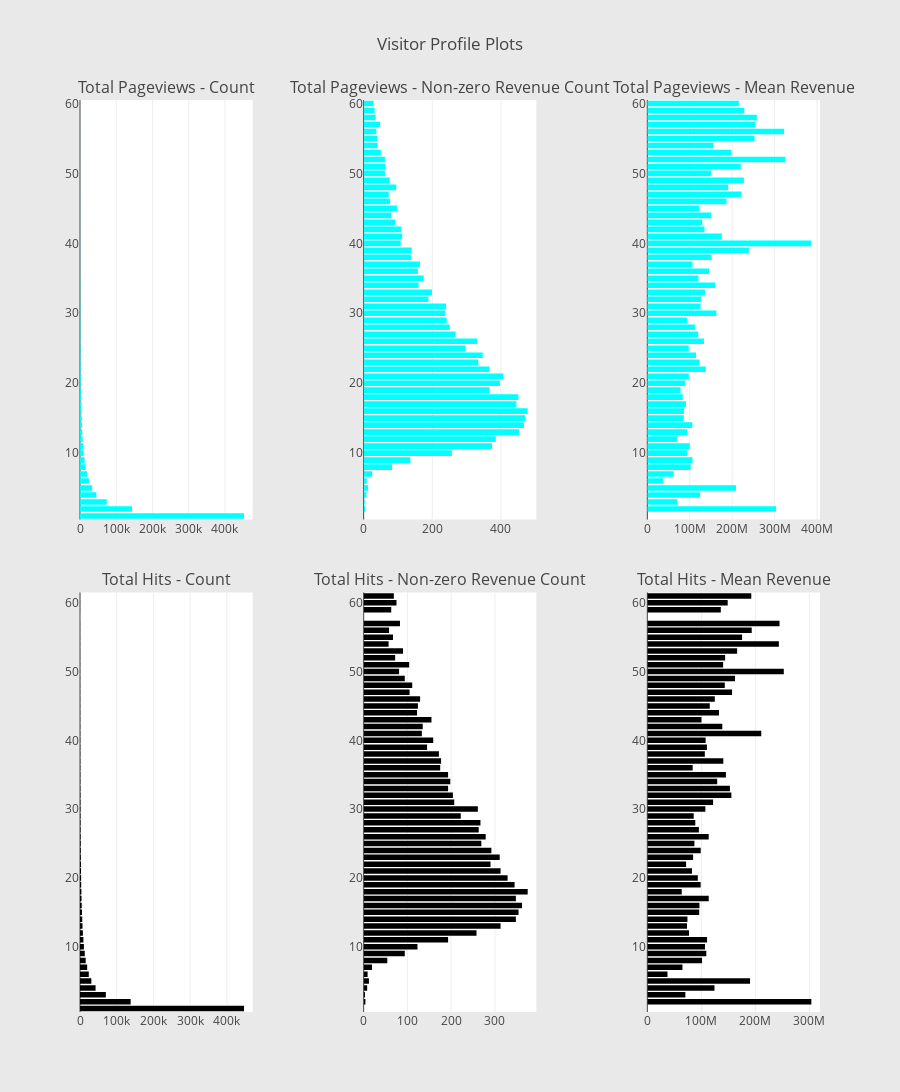

Notebook source saved alongside this figure:
### Markdown cell above
Inferences:
* In the traffic source plot, though Youtube has high number of counts in the dataset, the number of non-zero revenue counts are very less. 
* Google plex has a high ratio of non-zero revenue count to total count in the traffic source plot. 
* On the traffic source medium, "referral" has more number of non-zero revenue count compared to "organic" medium.

**Visitor Profile:**

Now let us look at the visitor profile variables like number of pageviews by the visitor, number of hits by the visitor and see how they look.

### Code cell
# Page views
cnt_srs = train_df.groupby('totals.pageviews')['totals.transactionRevenue'].agg(['size', 'count', 'mean'])
cnt_srs.columns = ["count", "count of non-zero revenue", "mean"]
cnt_srs = cnt_srs.sort_values(by="count", ascending=False)
trace1 = horizontal_bar_chart(cnt_srs["count"].head(60), 'cyan')
trace2 = horizontal_bar_chart(cnt_srs["count of non-zero revenue"].head(60), 'cyan')
trace5 = horizontal_bar_chart(cnt_srs["mean"].head(60), 'cyan')

# Hits
cnt_srs = train_df.groupby('totals.hits')['totals.transactionRevenue'].agg(['size', 'count', 'mean'])
cnt_srs.columns = ["count", "count of non-zero revenue", 'mean']
cnt_srs = cnt_srs.sort_values(by="count", ascending=False)
trace3 = horizontal_bar_chart(cnt_srs["count"].head(60), 'black')
trace4 = horizontal_bar_chart(cnt_srs["count of non-zero revenue"].head(60), 'black')
trace6 = horizontal_bar_chart(cnt_srs["mean"].head(60), 'black')

# Creating two subplots
fig = tools.make_subplots(rows=2, cols=3, vertical_spacing=0.08, horizontal_spacing=0.15, 
                          subplot_titles=["Total Pageviews - Count", "Total Pageviews - Non-zero Revenue Count", "Total Pageviews - Mean Revenue",
                                          "Total Hits - Count",  "Total Hits - Non-zero Revenue Count", "Total Hits - Mean Revenue"])

fig.append_trace(trace1, 1, 1)
fig.append_trace(trace2, 1, 2)
fig.append_trace(trace5, 1, 3)
fig.append_trace(trace3, 2, 1)
fig.append_trace(trace4, 2, 2)
fig.append_trace(trace6, 2, 3)

fig['layout'].update(height=1200, width=900, paper_bgcolor='rgb(233,233,233)', title="Visitor Profile Plots")
py.iplot(fig, filename='visitor-profile-plots')

### Figure 1 — Plotly figure (JSON) as saved in the notebook; plotly's stock layout.template omitted (floating-point values rounded to 4 significant figures)
{"data": [{"marker": {"color": "cyan"}, "orientation": "h", "showlegend": false, "type": "bar", "uid": "b88a8928-bab1-11e8-b6a9-784f438300a6", "x": [84, 88, 94, 112, 114, 124, 134, 135, 162, 168, 184, 192, 222, 225, 240, 242, 265, 268, 298, 338, 355, 388, 410, 453, 509, 535, 567, 674, 704, 847, 873, 875, 1091, 1143, 1318, 1413, 1567, 1722, 1949, 2211, 2409, 2682, 3150, 3511, 4010, 4720, 5291, 6197, 7097, 8671, 10104, 12585, 15272, 19476, 24688, 33411, 45192, 73835, 143770, 452522], "xaxis": "x", "y": ["60", "59", "58", "56", "57", "55", "54", "53", "50", "52", "51", "49", "48", "47", "46", "44", "43", "45", "42", "41", "40", "39", "38", "37", "36", "35", "34", "33", "32", "31", "30", "29", "28", "27", "26", "25", "24", "23", "22", "21", "20", "19", "18", "17", "16", "15", "14", "13", "12", "11", "10", "9", "8", "7", "6", "5", "4", "3", "2", "1"], "yaxis": "y"}, {"marker": {"color": "cyan"}, "orientation": "h", "showlegend": false, "type": "bar", "uid": "b88b1a46-bab1-11e8-99ac-784f438300a6", "x": [29, 32, 35, 37, 48, 39, 41, 50, 62, 62, 63, 76, 95, 73, 77, 81, 92, 97, 109, 112, 108, 140, 139, 164, 158, 175, 160, 199, 189, 240, 238, 242, 251, 268, 331, 297, 347, 334, 367, 407, 397, 367, 451, 445, 478, 471, 467, 453, 385, 374, 257, 136, 83, 25, 9, 13, 8, 3, 4, 0], "xaxis": "x2", "y": ["60", "59", "58", "56", "57", "55", "54", "53", "50", "52", "51", "49", "48", "47", "46", "44", "43", "45", "42", "41", "40", "39", "38", "37", "36", "35", "34", "33", "32", "31", "30", "29", "28", "27", "26", "25", "24", "23", "22", "21", "20", "19", "18", "17", "16", "15", "14", "13", "12", "11", "10", "9", "8", "7", "6", "5", "4", "3", "2", "1"], "yaxis": "y2"}, {"marker": {"color": "cyan"}, "orientation": "h", "showlegend": false, "type": "bar", "uid": "b88b9e6c-bab1-11e8-ad3b-784f438300a6", "x": [215500000.0, 228677500, 258122000, 322500000.0, 254400000.0, 252400000.0, 156200000.0, 197964400, 150000000.0, 325100000.0, 220300000.0, 227600000.0, 190800000.0, 221600000.0, 186800000.0, 150700000.0, 129300000.0, 122500000.0, 134800000.0, 175600000.0, 386700000.0, 239388500, 151500000.0, 106300000.0, 145900000.0, 120400000.0, 160200000.0, 135800000.0, 126600000.0, 125500000.0, 162800000.0, 93470000.0, 112300000.0, 120000000.0, 133400000.0, 97610000.0, 114700000.0, 122900000.0, 137800000.0, 97860000.0, 89530000.0, 78330000.0, 83450000.0, 91030000.0, 86660000.0, 85830000.0, 106100000.0, 94120000.0, 69840000.0, 100200000.0, 93480000.0, 106500000.0, 102300000.0, 62228400, 37280000.0, 209100000.0, 124287500, 70390000.0, 303625000, null], "xaxis": "x3", "y": ["60", "59", "58", "56", "57", "55", "54", "53", "50", "52", "51", "49", "48", "47", "46", "44", "43", "45", "42", "41", "40", "39", "38", "37", "36", "35", "34", "33", "32", "31", "30", "29", "28", "27", "26", "25", "24", "23", "22", "21", "20", "19", "18", "17", "16", "15", "14", "13", "12", "11", "10", "9", "8", "7", "6", "5", "4", "3", "2", "1"], "yaxis": "y3"}, {"marker": {"color": "black"}, "orientation": "h", "showlegend": false, "type": "bar", "uid": "b88c3b92-bab1-11e8-b570-784f438300a6", "x": [198, 203, 206, 211, 212, 227, 246, 261, 269, 316, 333, 348, 349, 363, 424, 438, 454, 501, 527, 553, 621, 693, 724, 745, 785, 845, 846, 944, 1088, 1104, 1289, 1291, 1406, 1504, 1718, 1925, 2126, 2190, 2477, 2798, 3064, 3291, 3755, 4130, 4716, 5384, 6194, 6881, 7879, 9264, 10640, 12959, 15484, 19518, 23918, 30939, 42444, 70402, 137952, 446754], "xaxis": "x4", "y": ["61", "59", "60", "56", "57", "55", "54", "52", "53", "50", "51", "49", "48", "47", "46", "45", "44", "43", "42", "41", "40", "39", "38", "37", "36", "35", "34", "33", "32", "31", "30", "29", "28", "27", "26", "25", "24", "23", "22", "21", "20", "19", "18", "17", "16", "15", "14", "13", "12", "11", "10", "9", "8", "7", "6", "5", "4", "3", "2", "1"], "yaxis": "y4"}, {"marker": {"color": "black"}, "orientation": "h", "showlegend": false, "type": "bar", "uid": "b88ccd34-bab1-11e8-9177-784f438300a6", "x": [69, 63, 75, 58, 83, 67, 57, 72, 90, 81, 104, 94, 111, 105, 129, 124, 122, 155, 135, 133, 159, 145, 172, 177, 175, 193, 198, 193, 204, 207, 261, 222, 267, 263, 279, 269, 292, 311, 290, 313, 329, 345, 375, 348, 362, 354, 348, 313, 258, 193, 123, 94, 54, 19, 9, 12, 8, 3, 4, 0], "xaxis": "x5", "y": ["61", "59", "60", "56", "57", "55", "54", "52", "53", "50", "51", "49", "48", "47", "46", "45", "44", "43", "42", "41", "40", "39", "38", "37", "36", "35", "34", "33", "32", "31", "30", "29", "28", "27", "26", "25", "24", "23", "22", "21", "20", "19", "18", "17", "16", "15", "14", "13", "12", "11", "10", "9", "8", "7", "6", "5", "4", "3", "2", "1"], "yaxis": "y5"}, {"marker": {"color": "black"}, "orientation": "h", "showlegend": false, "type": "bar", "uid": "b88d6526-bab1-11e8-a1cf-784f438300a6", "x": [192400000.0, 136000000.0, 148700000.0, 193200000.0, 244700000.0, 175400000.0, 243500000.0, 144000000.0, 166200000.0, 252600000.0, 140300000.0, 162300000.0, 143400000.0, 156800000.0, 124900000.0, 115600000.0, 132600000.0, 100200000.0, 138800000.0, 210900000.0, 108000000.0, 110300000.0, 106400000.0, 140700000.0, 83897600, 145400000.0, 129300000.0, 152900000.0, 155500000.0, 121700000.0, 107400000.0, 85830000.0, 88800000.0, 95410000.0, 113600000.0, 87120000.0, 98840000.0, 84710000.0, 71690000.0, 82630000.0, 93420000.0, 98680000.0, 63682800, 113600000.0, 96460000.0, 95990000.0, 74250000.0, 73470000.0, 77150000.0, 110600000.0, 106700000.0, 109200000.0, 101200000.0, 65030000, 37280000.0, 190200000.0, 124287500, 70390000.0, 303625000, null], "xaxis": "x6", "y": ["61", "59", "60", "56", "57", "55", "54", "52", "53", "50", "51", "49", "48", "47", "46", "45", "44", "43", "42", "41", "40", "39", "38", "37", "36", "35", "34", "33", "32", "31", "30", "29", "28", "27", "26", "25", "24", "23", "22", "21", "20", "19", "18", "17", "16", "15", "14", "13", "12", "11", "10", "9", "8", "7", "6", "5", "4", "3", "2", "1"], "yaxis": "y6"}], "layout": {"annotations": [{"font": {"size": 16}, "showarrow": false, "text": "Total Pageviews - Count", "x": 0.1167, "xanchor": "center", "xref": "paper", "y": 1, "yanchor": "bottom", "yref": "paper"}, {"font": {"size": 16}, "showarrow": false, "text": "Total Pageviews - Non-zero Revenue Count", "x": 0.5, "xanchor": "center", "xref": "paper", "y": 1, "yanchor": "bottom", "yref": "paper"}, {"font": {"size": 16}, "showarrow": false, "text": "Total Pageviews - Mean Revenue", "x": 0.8833, "xanchor": "center", "xref": "paper", "y": 1, "yanchor": "bottom", "yref": "paper"}, {"font": {"size": 16}, "showarrow": false, "text": "Total Hits - Count", "x": 0.1167, "xanchor": "center", "xref": "paper", "y": 0.46, "yanchor": "bottom", "yref": "paper"}, {"font": {"size": 16}, "showarrow": false, "text": "Total Hits - Non-zero Revenue Count", "x": 0.5, "xanchor": "center", "xref": "paper", "y": 0.46, "yanchor": "bottom", "yref": "paper"}, {"font": {"size": 16}, "showarrow": false, "text": "Total Hits - Mean Revenue", "x": 0.8833, "xanchor": "center", "xref": "paper", "y": 0.46, "yanchor": "bottom", "yref": "paper"}], "height": 1200, "paper_bgcolor": "rgb(233,233,233)", "title": "Visitor Profile Plots", "width": 900, "xaxis": {"anchor": "y", "domain": [0, 0.2333]}, "xaxis2": {"anchor": "y2", "domain": [0.3833, 0.6167]}, "xaxis3": {"anchor": "y3", "domain": [0.7667, 1.0]}, "xaxis4": {"anchor": "y4", "domain": [0, 0.2333]}, "xaxis5": {"anchor": "y5", "domain": [0.3833, 0.6167]}, "xaxis6": {"anchor": "y6", "domain": [0.7667, 1.0]}, "yaxis": {"anchor": "x", "domain": [0.54, 1]}, "yaxis2": {"anchor": "x2", "domain": [0.54, 1]}, "yaxis3": {"anchor": "x3", "domain": [0.54, 1]}, "yaxis4": {"anchor": "x4", "domain": [0, 0.46]}, "yaxis5": {"anchor": "x5", "domain": [0, 0.46]}, "yaxis6": {"anchor": "x6", "domain": [0, 0.46]}}}
